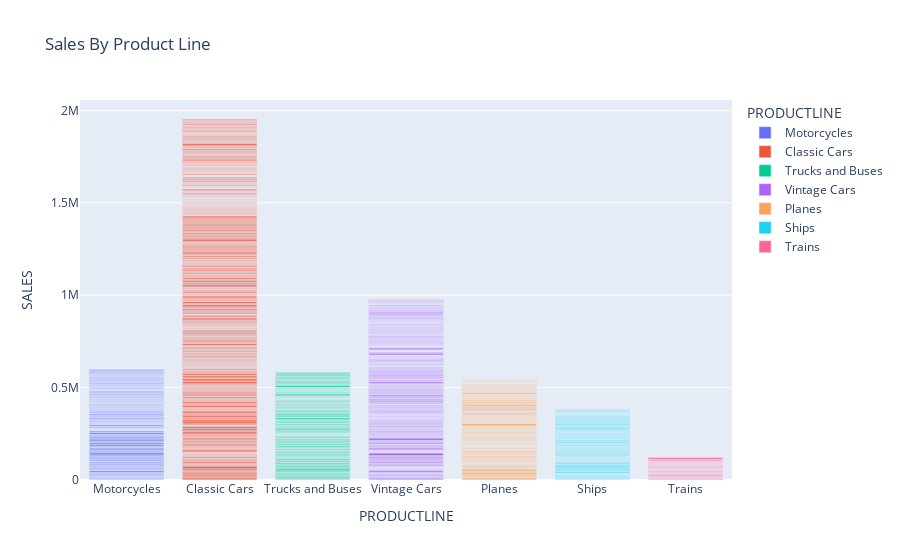

The cell this chart's notebook holds for it:
### Markdown cell above
* Bar plot oluşturma

### Code cell
bar_fig = px.bar(veriler2, x='PRODUCTLINE', y='SALES', title='Sales By Product Line',color='PRODUCTLINE')
bar_fig.show()

### Figure 1 — Plotly figure (JSON) as saved in the notebook; plotly's stock layout.template omitted (floating-point values rounded to 4 significant figures; data arrays with more than 128 entries replaced by an {"elided": "..."} marker saying what was removed)
{"data": [{"alignmentgroup": "True", "hovertemplate": "PRODUCTLINE=%{x}<br>SALES=%{y}<extra></extra>", "legendgroup": "Motorcycles", "marker": {"color": "#636efa", "pattern": {"shape": ""}}, "name": "Motorcycles", "offsetgroup": "Motorcycles", "orientation": "v", "showlegend": true, "textposition": "auto", "type": "bar", "x": {"elided": "169 str values"}, "xaxis": "x", "y": {"elided": "169 float values"}, "yaxis": "y"}, {"alignmentgroup": "True", "hovertemplate": "PRODUCTLINE=%{x}<br>SALES=%{y}<extra></extra>", "legendgroup": "Classic Cars", "marker": {"color": "#EF553B", "pattern": {"shape": ""}}, "name": "Classic Cars", "offsetgroup": "Classic Cars", "orientation": "v", "showlegend": true, "textposition": "auto", "type": "bar", "x": {"elided": "474 str values"}, "xaxis": "x", "y": {"elided": "474 float values"}, "yaxis": "y"}, {"alignmentgroup": "True", "hovertemplate": "PRODUCTLINE=%{x}<br>SALES=%{y}<extra></extra>", "legendgroup": "Trucks and Buses", "marker": {"color": "#00cc96", "pattern": {"shape": ""}}, "name": "Trucks and Buses", "offsetgroup": "Trucks and Buses", "orientation": "v", "showlegend": true, "textposition": "auto", "type": "bar", "x": {"elided": "159 str values"}, "xaxis": "x", "y": {"elided": "159 float values"}, "yaxis": "y"}, {"alignmentgroup": "True", "hovertemplate": "PRODUCTLINE=%{x}<br>SALES=%{y}<extra></extra>", "legendgroup": "Vintage Cars", "marker": {"color": "#ab63fa", "pattern": {"shape": ""}}, "name": "Vintage Cars", "offsetgroup": "Vintage Cars", "orientation": "v", "showlegend": true, "textposition": "auto", "type": "bar", "x": {"elided": "311 str values"}, "xaxis": "x", "y": {"elided": "311 float values"}, "yaxis": "y"}, {"alignmentgroup": "True", "hovertemplate": "PRODUCTLINE=%{x}<br>SALES=%{y}<extra></extra>", "legendgroup": "Planes", "marker": {"color": "#FFA15A", "pattern": {"shape": ""}}, "name": "Planes", "offsetgroup": "Planes", "orientation": "v", "showlegend": true, "textposition": "auto", "type": "bar", "x": {"elided": "164 str values"}, "xaxis": "x", "y": {"elided": "164 float values"}, "yaxis": "y"}, {"alignmentgroup": "True", "hovertemplate": "PRODUCTLINE=%{x}<br>SALES=%{y}<extra></extra>", "legendgroup": "Ships", "marker": {"color": "#19d3f3", "pattern": {"shape": ""}}, "name": "Ships", "offsetgroup": "Ships", "orientation": "v", "showlegend": true, "textposition": "auto", "type": "bar", "x": {"elided": "129 str values"}, "xaxis": "x", "y": {"elided": "129 float values"}, "yaxis": "y"}, {"alignmentgroup": "True", "hovertemplate": "PRODUCTLINE=%{x}<br>SALES=%{y}<extra></extra>", "legendgroup": "Trains", "marker": {"color": "#FF6692", "pattern": {"shape": ""}}, "name": "Trains", "offsetgroup": "Trains", "orientation": "v", "showlegend": true, "textposition": "auto", "type": "bar", "x": ["Trains", "Trains", "Trains", "Trains", "Trains", "Trains", "Trains", "Trains", "Trains", "Trains", "Trains", "Trains", "Trains", "Trains", "Trains", "Trains", "Trains", "Trains", "Trains", "Trains", "Trains", "Trains", "Trains", "Trains", "Trains", "Trains", "Trains", "Trains", "Trains", "Trains", "Trains", "Trains", "Trains", "Trains", "Trains", "Trains", "Trains", "Trains", "Trains", "Trains"], "xaxis": "x", "y": [4330.0, 2152.0, 3953.0, 3565.0, 1855.0, 4598.0, 5082.0, 5451.0, 4175.0, 2418.0, 2482.0, 2154, 5808.0, 2054.0, 3132.0, 1408, 1804.0, 2545.0, 2908.0, 2147.0, 2100.0, 2327.0, 5377.0, 4301.0, 2986.0, 1193.0, 3180.0, 2091.0, 2449.0, 972.4, 2856.0, 2443.0, 2471.0, 1927.0, 2337.0, 5933.0, 2297.0, 1623.0, 8977.0, 3256.0], "yaxis": "y"}], "layout": {"barmode": "relative", "legend": {"title": {"text": "PRODUCTLINE"}, "tracegroupgap": 0}, "title": {"text": "Sales By Product Line"}, "xaxis": {"anchor": "y", "categoryarray": ["Motorcycles", "Classic Cars", "Trucks and Buses", "Vintage Cars", "Planes", "Ships", "Trains"], "categoryorder": "array", "domain": [0, 1], "title": {"text": "PRODUCTLINE"}}, "yaxis": {"anchor": "x", "domain": [0, 1], "title": {"text": "SALES"}}}}
